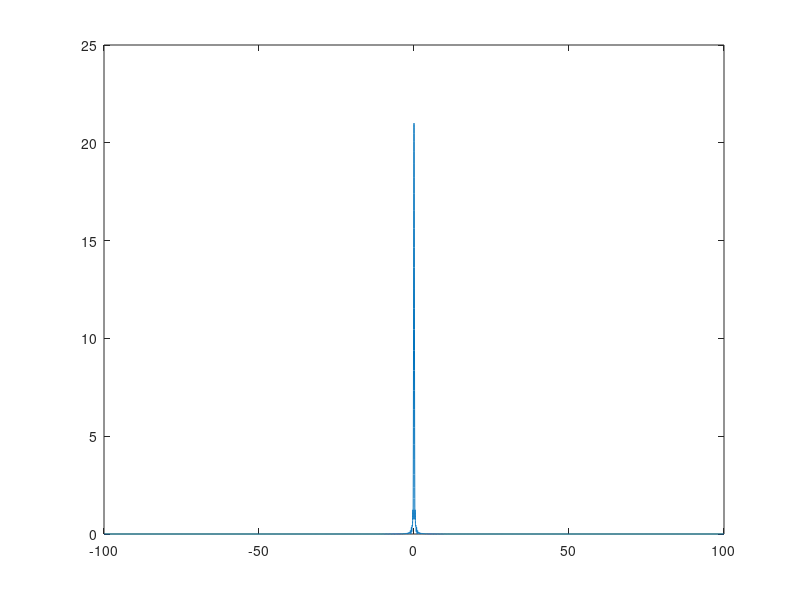
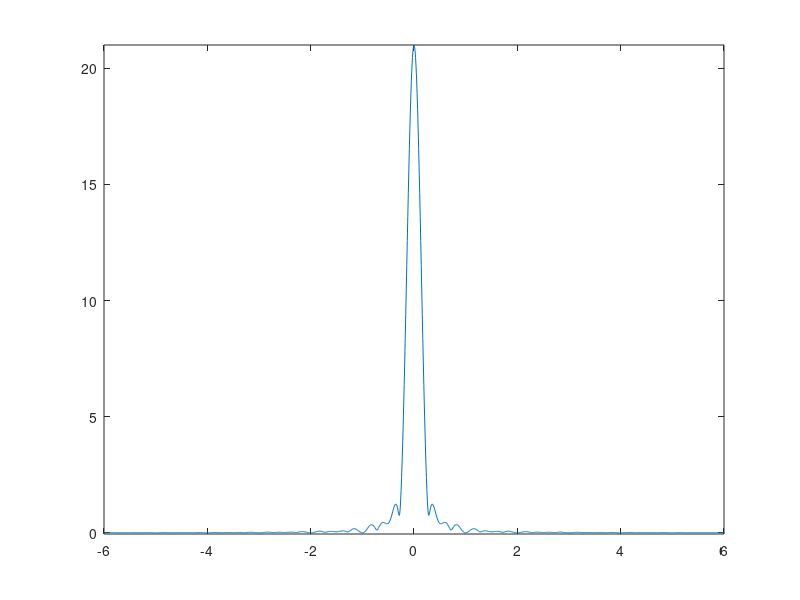
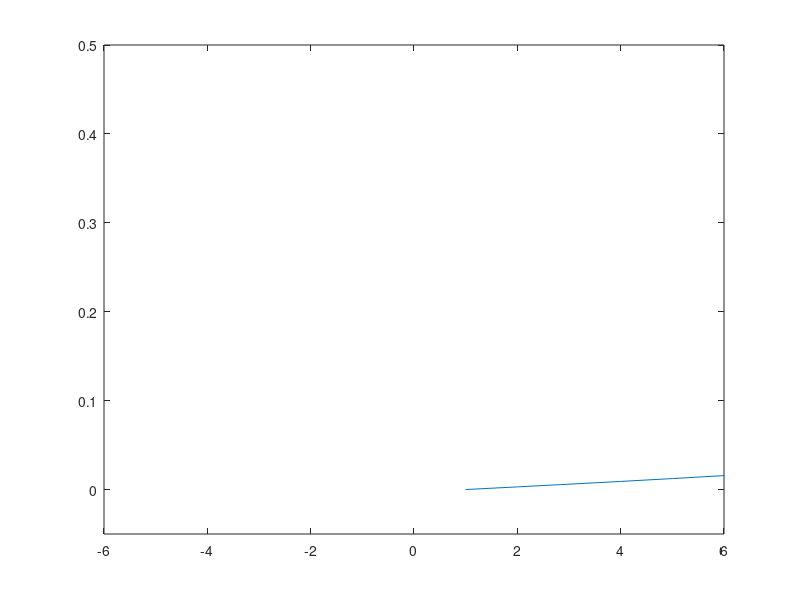

Reproduce these figures in MATLAB, in order.
clc; clear all; close all;

f = -100:0.01:100;
Y = (32.*(sinc(2.*f)).*(sinc(4.*f))) ...
    - (8.*(sinc(f)).*(sinc(4.*f)).*(exp(j.*pi.*f))) ...
    - (4.*(sinc(2.*f)).*(sinc(f)).*(exp(-j.*3.*pi.*f))) ...
    + ((sinc(f)).^2).*(exp(-j.*2.*pi.*f))

figure; plot(f,abs(Y))
figure; plot(f,abs(Y)); axis([-6 6 -0.05 21])
figure; plot(angle(Y)); axis([-6 6 -0.05 0.5])
